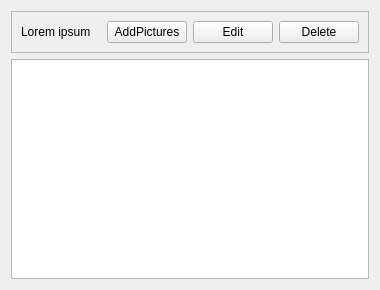
<?xml version="1.0" encoding="UTF-8"?>
<ui version="4.0">
 <class>AlbumWidget</class>
 <widget class="QWidget" name="AlbumWidget">
  <property name="geometry">
   <rect>
    <x>0</x>
    <y>0</y>
    <width>380</width>
    <height>290</height>
   </rect>
  </property>
  <property name="windowTitle">
   <string>Form</string>
  </property>
  <layout class="QVBoxLayout" name="verticalLayout">
   <item>
    <widget class="QFrame" name="albumInfoFrame">
     <property name="frameShape">
      <enum>QFrame::StyledPanel</enum>
     </property>
     <property name="frameShadow">
      <enum>QFrame::Raised</enum>
     </property>
     <layout class="QHBoxLayout" name="horizontalLayout">
      <item>
       <widget class="QLabel" name="albumName">
        <property name="text">
         <string>Lorem ipsum</string>
        </property>
       </widget>
      </item>
      <item>
       <widget class="QPushButton" name="addPicturesButton">
        <property name="text">
         <string>AddPictures</string>
        </property>
       </widget>
      </item>
      <item>
       <widget class="QPushButton" name="editButton">
        <property name="text">
         <string>Edit</string>
        </property>
       </widget>
      </item>
      <item>
       <widget class="QPushButton" name="deleteButton">
        <property name="text">
         <string>Delete</string>
        </property>
       </widget>
      </item>
     </layout>
    </widget>
   </item>
   <item>
    <widget class="QListView" name="thumbnailListView"/>
   </item>
  </layout>
  <zorder>thumbnailListView</zorder>
  <zorder>albumInfoFrame</zorder>
 </widget>
 <resources/>
 <connections/>
</ui>
